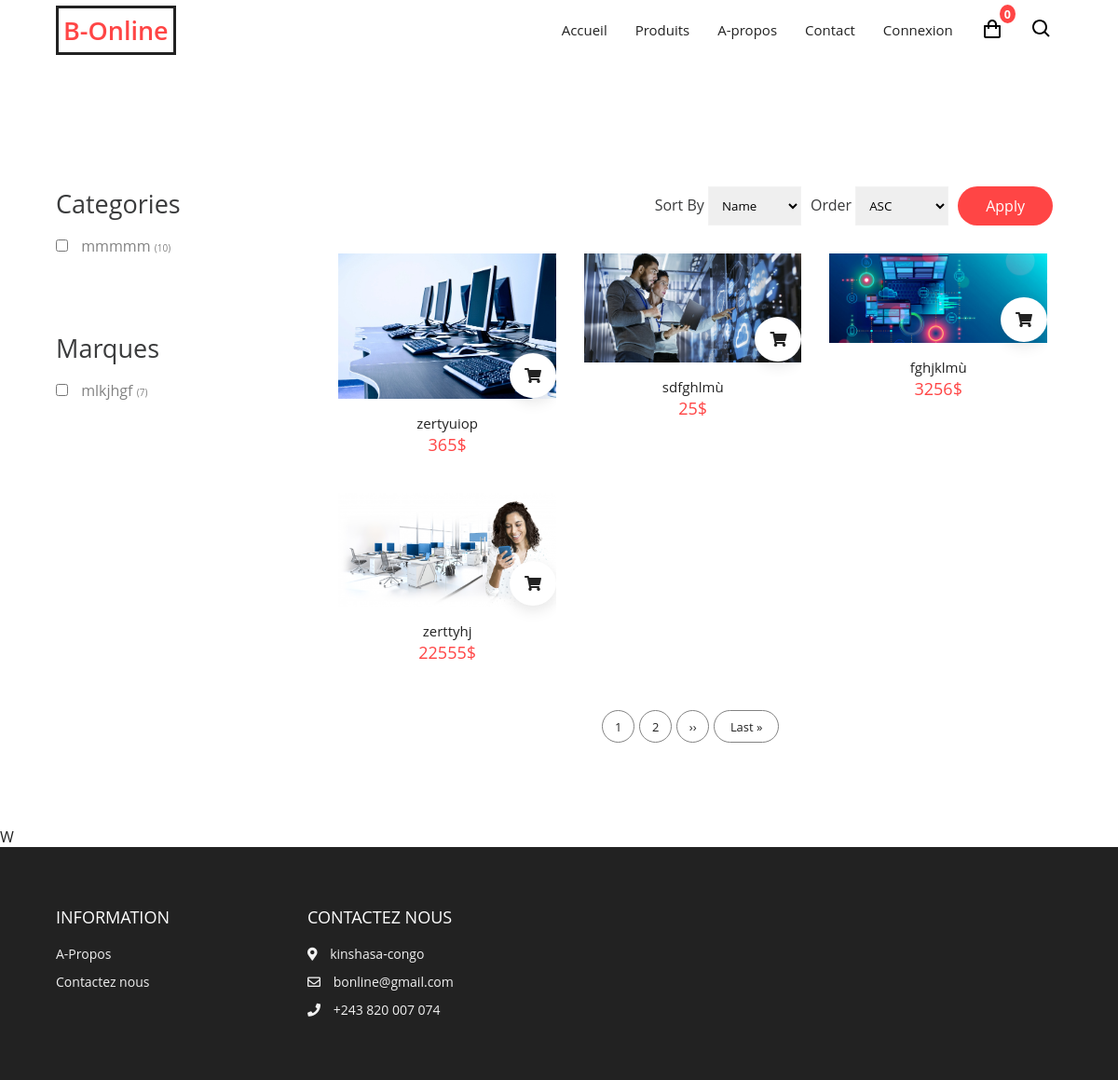
/products.php, run on the app's committed database.
### tables this page shows
CREATE TABLE IF NOT EXISTS `tbl_categories` (
  `id` int(11) NOT NULL AUTO_INCREMENT,
  `nom_cat` text NOT NULL,
  `description_cat` text NOT NULL,
  PRIMARY KEY (`id`)
);

CREATE TABLE IF NOT EXISTS `tbl_marques` (
  `id_marque` int(11) NOT NULL AUTO_INCREMENT,
  `marque` varchar(255) NOT NULL,
  PRIMARY KEY (`id_marque`)
);

CREATE TABLE IF NOT EXISTS `tbl_produits` (
  `id_produit` int(11) NOT NULL AUTO_INCREMENT,
  `nom` varchar(255) NOT NULL,
  `description` text NOT NULL,
  `prixunitaire` varchar(255) NOT NULL,
  `catId` int(11) NOT NULL,
  `marqueId` int(11) NOT NULL,
  `photo` text DEFAULT NULL,
  PRIMARY KEY (`id_produit`)
);

### db/ConnexionBD.php (called while the page is built, shortened)
<?php
abstract class  ConnexionBD
{
    private $host="localhost";
    private $dataBase = "db_bonline";
    private $User = "root";
    private $Password = "";
    public function getConnexion()
    {
        try{
            $this->url=("mysql:host=".$this->host.";dbname=".$this->dataBase);
            return new PDO($this->url,$this->User,$this->Password,array(PDO::MYSQL_ATTR_INIT_COMMAND=>'set names utf8',PDO::ATTR_ERRMODE=> PDO::ERRMODE_WARNING));
        }
        catch(PDOException $ex){
            die('<h1> impossible de se connecter à la base de données</h1>' +$ex->getMessage());
        }
    }
}
?>

### db/DataBase.php (called while the page is built, shortened)
<?php
 require_once 'ConnexionBD.php';
class DataBase extends ConnexionBD
{
    public function getallCategories(){
        try {
            $query = $this->getConnexion()->prepare("SELECT *
                                                              FROM tbl_categories ORDER BY id DESC");
            $query->execute();
            return $resultat=$query->fetchAll(PDO::FETCH_OBJ);
        } catch (Exception $e) {
            die('Erreur : ' . $e->getMessage());
        }
    }
    public function getallMarques(){
        try {
            $query = $this->getConnexion()->prepare("SELECT *
                                                              FROM tbl_marques ORDER BY id_marque DESC");
            $query->execute();
            return $resultat=$query->fetchAll(PDO::FETCH_OBJ);
        } catch (Exception $e) {
            die('Erreur : ' . $e->getMessage());
        }
    }
    public function getallProduit(){
        try {
            $query = $this->getConnexion()->prepare("SELECT p.*,c.nom_cat,m.marque
                                                              FROM tbl_produits as p,
                                                              tbl_categories as c,
                                                              tbl_marques as m
                                                              WHERE  p.catId=c.id
                                                              AND  p.marqueId = m.id_marque
                                                              ORDER BY id_produit DESC ");
            $query->execute();
            return $resultat=$query->fetchAll(PDO::FETCH_OBJ);
        } catch (Exception $e) {
            die('Erreur : ' . $e->getMessage());
        }
    }
}

### products.php (the view, shortened to what this page needs)
<?php require_once  'header.php'?>
    <section class="section products">
    <div class="products-layout container">
      <div class="col-1-of-4">
        <div>
          <div class="block-title">
            <h3>Categories</h3>
          </div>
          <ul class="block-content">
            <?php
            $row = $dao->getallCategories();
            if ($row){
                foreach ($row as $value){
                    ?>
                <li>
                  <input type="checkbox" name="" id="">
                  <label for="">
                    <span><?= $value->nom_cat?></span>
                    <small>(10)</small>
                  </label>
                </li>
            <?php } }?>
          </ul>
        </div>
        <div>
          <div class="block-title">
            <h3>Marques</h3>
          </div>
          <ul class="block-content">
            <?php
            $row = $dao->getallMarques();
            if ($row){
                foreach ($row as $value){
                    ?>
                <li>
                  <input type="checkbox" name="" id="">
                  <label for="">
                    <span><?= $value->marque?></span>
                    <small>(7)</small>
                  </label>
                </li>
            <?php } }?>
          </ul>
        </div>
      </div>
      <div class="col-3-of-4">
        <form action="">
          <div class="item">
            <label for="sort-by">Sort By</label>
            <select name="sort-by" id="sort-by">
              <option value="title" selected="selected">Name</option>
            </select>
          </div>
          <div class="item">
            <label for="order-by">Order</label>
            <select name="order-by" id="sort-by">
              <option value="ASC" selected="selected">ASC</option>
            </select>
          </div>
          <a href="">Apply</a>
        </form>
        <div class="product-layout">
           <?php
               $row = $dao->getallProduit();
               if ($row){
                foreach ($row as $value){
           ?>
              <div class="product">
                <div class="img-container">
                  <img src="<?= substr($value->photo,3,50)?>" alt="" />
                  <div class="addCart">
                    <i class="fas fa-shopping-cart"></i>
                  </div>
                  <ul class="side-icons">
                  </ul>
                </div>
                <div class="bottom">
                  <a href="productdetails.php?id=<?= $value->id_produit?>"><?= $value->nom?></a>
                  <div class="price">
                    <span><?= $value->prixunitaire?>$</span>
                  </div>
                </div>
              </div>
          <?php } }?>
        </div>
        <ul class="pagination">
          <span>1</span>
          <span>2</span>
          <span class="icon">››</span>
          <span class="last">Last »</span>
        </ul>
      </div>
    </div>
  </section>
<?php require_once  'footer.php'?>

### css/style.css (style rules this page uses)
:root { --primary: #ff4545; --white: #fff; --black: #222; --grey1: #3a3b3c; --grey2: #828282; }
*, *::before, *::after { margin: 0; padding: 0; box-sizing: inherit; }
html { box-sizing: border-box; font-size: 62.5%; }
body { font-family: "Open Sans", sans-serif; font-size: 1.6rem; background-color: var(--white); color: var(--black); font-weight: 400; }
h1, h2, h3, h4, h5 { font-weight: 600; }
a { text-decoration: none; color: inherit; }
li { list-style: none; }
.container { max-width: 114rem; margin: 0 auto; }
@media only screen and (max-width: 1200px) { .container { padding: 0 3rem; } }
.section { padding: 10rem 0 5rem 0; }
.section .product-layout { display: grid; grid-template-columns: repeat(auto-fit, minmax(25rem, 1fr)); gap: 3rem; max-width: 130rem; margin: 0 auto; padding: 0 1.6rem; }
.product { overflow: hidden; }
.product .img-container { position: relative; cursor: pointer; }
.product .img-container img { object-fit: cover; height: 100%; width: 100%; }
.product .bottom { padding: 1rem; text-align: center; }
.product .bottom a { margin-bottom: 1rem; font-weight: inherit; font-size: 1.5rem; }
.product .bottom span { color: var(--primary); font-size: 1.8rem; }
.product .addCart { position: absolute; right: 0; bottom: 0.6rem; background-color: var(--white); border-radius: 50%; padding: 1.3rem 1.6rem; box-shadow: 0 0.5rem 1.5rem rgba(0, 0, 0, 0.1); transition: all 300ms ease-in-out; }
.product i { transition: all 300ms ease-in-out; }
.product .side-icons { position: absolute; right: 0; top: 30%; transform: translate(80%, -50%); display: flex; flex-direction: column; padding: 1rem; transition: all 500ms ease-in-out; }
.products { margin-top: 10rem; }
.products-layout { display: grid; grid-template-columns: 1.05fr 3fr; gap: 0 1rem; }
.col-3-of-4 .product-layout { grid-template-columns: repeat(3, 1fr); }
.col-3-of-4 { text-align: center; }
.col-3-of-4 form { display: flex; align-items: center; justify-content: end; margin-bottom: 3rem; }
.col-3-of-4 form .item { margin-right: 1rem; }
.col-3-of-4 form label { color: var(--grey1); }
.col-3-of-4 form select { font-family: "Open Sans", sans-serif; padding: 1rem; width: 10rem; border: 1px solid #f2f2f2; outline: none; }
.col-3-of-4 form a { display: inline-block; padding: 1rem 3rem; border-radius: 4rem; margin-right: 1rem; background-color: var(--primary); color: var(--white); transition: all 300ms ease-in-out; }
.col-1-of-4 .block-title { color: var(--grey1); margin-bottom: 1.6rem; }
.col-1-of-4 h3 { font-size: 2.7rem; font-weight: inherit; }
.col-1-of-4 div { margin-bottom: 8rem; }
.block-content li { margin-bottom: 1rem; }
.block-content li label { color: var(--grey2); margin-left: 1rem; }
.block-content li label small { font-size: 1rem; }
.block-content li input { outline: none; }
.pagination { display: flex; justify-content: center; align-items: center; margin: 4rem 0; }
.pagination span { display: flex; align-items: center; justify-content: center; width: 3.5rem; height: 3.5rem; border-radius: 50%; color: var(--black); font-size: 1.3rem; border: 1px solid var(--grey2); margin-right: 0.5rem; cursor: pointer; }
.pagination span.last { width: 7rem; border-radius: 3rem; }

### data on the page
tbl_categories: nom_cat "mmmmm"
tbl_marques: marque "mlkjhgf"
tbl_produits: photo (picture), nom "zertyuiop", prixunitaire "365"
tbl_produits: photo (picture), nom "sdfghlmù", prixunitaire "25"
tbl_produits: photo (picture), nom "fghjklmù", prixunitaire "3256"
tbl_produits: photo (picture), nom "zerttyhj", prixunitaire "22555"

### other printed values
$cart "0"
